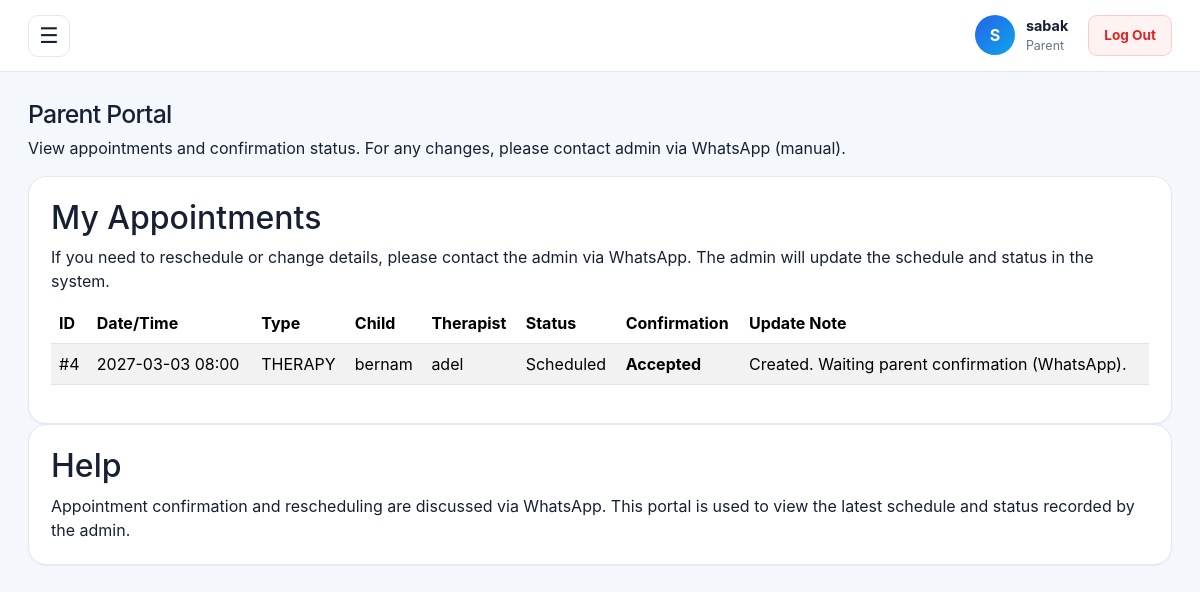
/parent (signed in), run on an earlier commit of the app's database.
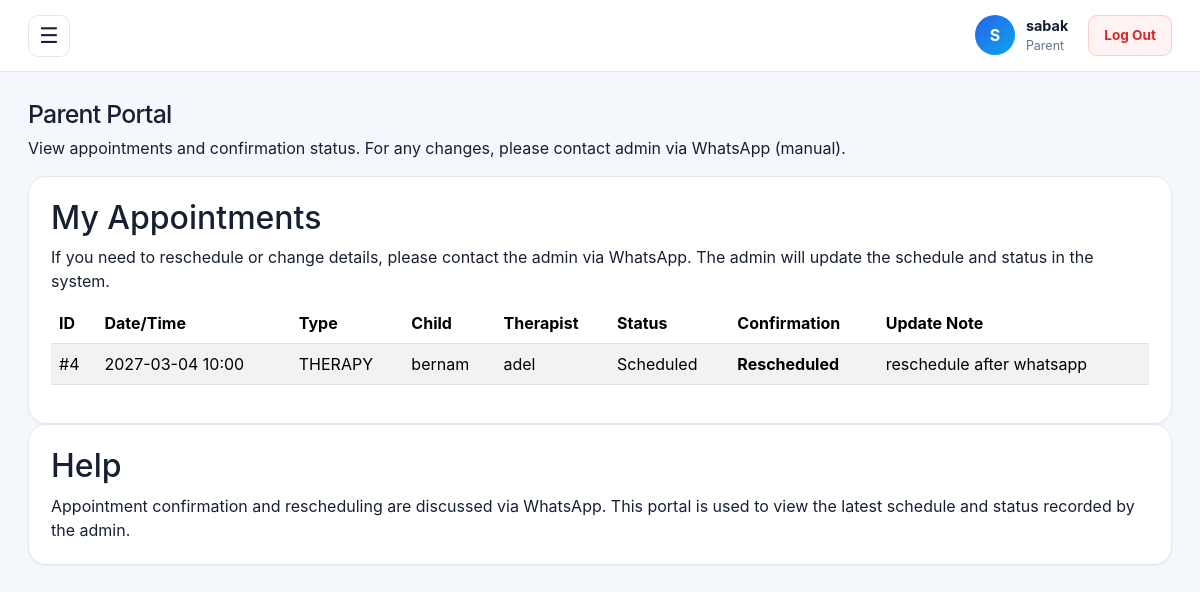
And on a later commit of the database.
### tables this page shows
CREATE TABLE appointments (
        appointment_id INTEGER PRIMARY KEY AUTOINCREMENT,
        client_id INTEGER NOT NULL,
        therapist_user_id INTEGER NOT NULL,
        appointment_type TEXT NOT NULL CHECK(appointment_type IN ('THERAPY','ASSESSMENT')) DEFAULT 'THERAPY',
        date_time TEXT NOT NULL,
        location TEXT,
        status TEXT NOT NULL CHECK(status IN ('Scheduled','Cancelled','Completed')) DEFAULT 'Scheduled',
        notes TEXT,

        confirmation_status TEXT NOT NULL
            CHECK(confirmation_status IN ('Pending','Accepted','Declined','Rescheduled'))
            DEFAULT 'Pending',
        update_note TEXT,
        last_updated_at TEXT,

        FOREIGN KEY(client_id) REFERENCES clients(client_id),
        FOREIGN KEY(therapist_user_id) REFERENCES users(user_id)
    );

CREATE TABLE clients (
        client_id INTEGER PRIMARY KEY AUTOINCREMENT,
        parent_user_id INTEGER NOT NULL,
        full_name TEXT NOT NULL,
        date_of_birth TEXT,
        FOREIGN KEY(parent_user_id) REFERENCES users(user_id)
    );

CREATE TABLE users (
        user_id INTEGER PRIMARY KEY AUTOINCREMENT,
        full_name TEXT NOT NULL,
        email TEXT NOT NULL UNIQUE,
        password_hash TEXT NOT NULL,

        role TEXT NOT NULL
            CHECK(role IN ('ADMIN', 'THERAPIST', 'PARENT')),

        must_change_password INTEGER NOT NULL DEFAULT 0,
        is_active INTEGER NOT NULL DEFAULT 1,

        approval_status TEXT NOT NULL
            CHECK(
                approval_status IN (
                    'APPROVED',
                    'PENDING',
                    'REJECTED'
                )
            )
            DEFAULT 'APPROVED'
    );

### app.py (the view)
@app.get("/parent")
@login_required(roles=["PARENT"])
def parent_dashboard():
    parent_id = session["user"]["user_id"]
    db = get_db()
    clients = db.execute("""
        SELECT client_id, full_name FROM clients
        WHERE parent_user_id=?
        ORDER BY full_name
    """, (parent_id,)).fetchall()
    appointments = db.execute("""
        SELECT a.appointment_id, a.date_time, a.status, a.location,
               a.appointment_type, a.confirmation_status, a.update_note,
               c.full_name AS client_name, t.full_name AS therapist_name
        FROM appointments a
        JOIN clients c ON c.client_id = a.client_id
        JOIN users t ON t.user_id = a.therapist_user_id
        WHERE c.parent_user_id=?
        ORDER BY a.date_time DESC
        LIMIT 20
    """, (parent_id,)).fetchall()
    return render_template("parent.html", clients=clients, appointments=appointments)

### app.py (called while the page is built)
def get_db():
    if "db" not in g:
        g.db = sqlite3.connect(DB_PATH)
        g.db.row_factory = sqlite3.Row
    return g.db

def login_required(roles=None):
    def decorator(fn):
        @wraps(fn)
        def wrapper(*args, **kwargs):
            user = session.get("user")
            if not user:
                flash("Please log in first.", "error")
                return redirect(url_for("home"))
            if roles and user.get("role") not in roles:
                abort(403)
            return fn(*args, **kwargs)
        return wrapper
    return decorator

### templates/parent.html (shortened to what this page needs)
{% extends "base.html" %}
{% block content %}
<h1>Parent Portal</h1>
<p class="muted">
  View appointments and confirmation status.
  For any changes, please contact admin via WhatsApp (manual).
</p>
<section class="grid">
  <div class="card" style="grid-column: 1 / -1;">
    <h2>My Appointments</h2>
    <div class="muted" style="margin-bottom:10px;">
      If you need to reschedule or change details, please contact the admin via WhatsApp.
      The admin will update the schedule and status in the system.
    </div>
     <div class="table-responsive">
      <table
        id="parentAppointmentsTable"
        class="table table-striped table-hover align-middle"
      >
        <thead>
          <tr>
            <th>ID</th>
            <th>Date/Time</th>
            <th>Type</th>
            <th>Child</th>
            <th>Therapist</th>
            <th>Status</th>
            <th>Confirmation</th>
            <th>Update Note</th>
          </tr>
        </thead>
        <tbody>
          {% for a in appointments %}
          <tr>
            <td>#{{ a.appointment_id }}</td>
            <td>{{ a.date_time }}</td>
            <td>{{ a.appointment_type }}</td>
            <td>{{ a.client_name }}</td>
            <td>{{ a.therapist_name }}</td>
            <td>{{ a.status }}</td>
            <td><strong>{{ a.confirmation_status }}</strong></td>
            <td>{{ a.update_note or "-" }}</td>
          </tr>
          {% else %}
          <tr>
            <td colspan="8" class="text-center text-muted">
              No appointments yet. Please wait for admin to schedule one.
            </td>
          </tr>
          {% endfor %}
        </tbody>
      </table>
    </div>
  </div>
  <div class="card">
    <h2>Help</h2>
    <p class="muted" style="margin: 0;">
      Appointment confirmation and rescheduling are discussed via WhatsApp.
      This portal is used to view the latest schedule and status recorded by the admin.
    </p>
  </div>
</section>
{% endblock %}

What changed in the data, as far as the page shows it:
changed appointments "THERAPY": date_time "2027-03-03 08:00" → "2027-03-04 10:00"; confirmation_status "Accepted" → "Rescheduled"; update_note "Created. Waiting parent confirmation (WhatsApp)." → "reschedule after whatsapp"
